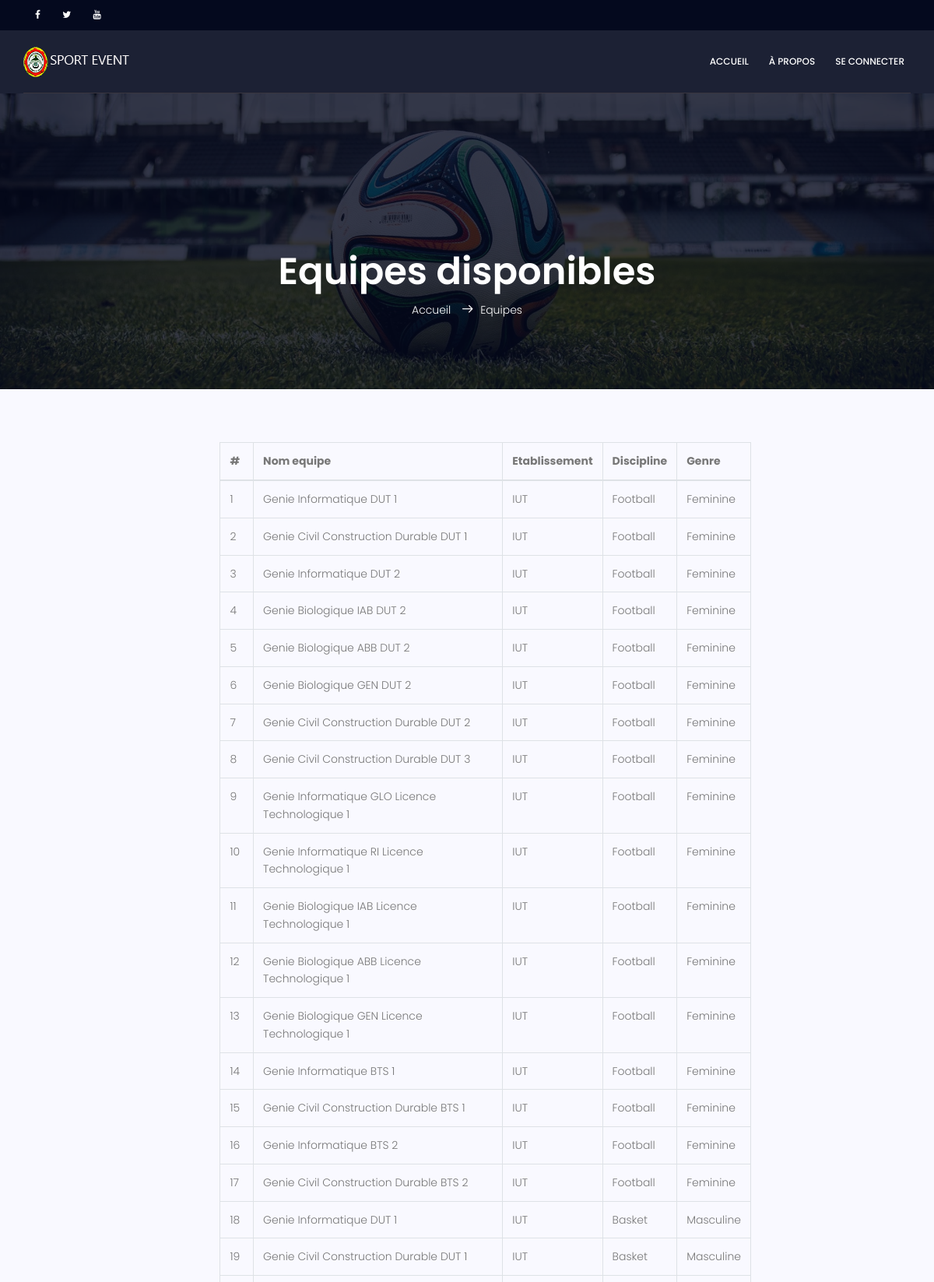
The app's page /index.php/principal/equipe (upper part) with its own data.
### tables this page shows
CREATE TABLE `equipe` (
  `equipe_id` int(11) NOT NULL,
  `parcours_id` int(11) NOT NULL,
  `id_etab` int(11) NOT NULL,
  `nom` varchar(255) NOT NULL,
  `discipline` varchar(255) NOT NULL,
  `genre` varchar(255) NOT NULL,
  `matricule_responsable` varchar(255) NOT NULL
);

CREATE TABLE `etablissement` (
  `id_etablissement` int(11) NOT NULL,
  `nom_etablissement` varchar(255) NOT NULL,
  `sigle` varchar(255) NOT NULL,
  `contact_etablissement` int(11) NOT NULL
);

### application/controllers/Principal.php (called while the page is built, shortened)
<?php
class Principal extends CI_Controller {
   public function __construct()
	{
		$this->load->model('Principal_model');
	}
        public function equipe()
        {
         $data['equipe']=$this->Principal_model->equipe();
           $this->load->view('principal/vue_equipe',$data);
          }
}

### index.php (called while the page is built, shortened)
<?php
require_once BASEPATH.'core/CodeIgniter.php';

### application/models/Principal_model.php (called while the page is built, shortened)
<?php
class Principal_model extends CI_Model {
                 public  function  equipe ()
                 {
                        $this ->db -> join( 'parcours','parcours_id = id_parcours' );
                        $this ->db -> join( 'etablissement','id_nom_etablissement = id_etablissement' );
                        $this ->db -> join( 'cycle','id_cycle = id_cycle_parcours' );
                        $this ->db -> join( 'filiere','id_filiere = id_filiere_parcours' );
                        $this ->db -> join( 'niveau','id_niveau = id_niveau_parcours' );
                        $query  =  $this -> db -> get ( 'equipe' );
                        return  $query -> result_array ();
                 }
         }

### application/views/principal/vue_equipe.php (the view, shortened to what this page needs)
<!DOCTYPE html>
	<html lang="fr" class="no-js">
	<head>
			<link rel="stylesheet" href=<?php echo base_url('assets/css/linearicons.css');?>>
			<link rel="stylesheet" href=<?php echo base_url('assets/css/font-awesome.min.css');?>>
			<link rel="stylesheet" href=<?php echo base_url('assets/css/bootstrap.css');?>>
			<link rel="stylesheet" href=<?php echo base_url('assets/css/magnific-popup.css');?>>
			<link rel="stylesheet" href=<?php echo base_url('assets/css/nice-select.css');?>>
			<link rel="stylesheet" href=<?php echo base_url('assets/css/animate.min.css');?>>
			<link rel="stylesheet" href=<?php echo base_url('assets/css/owl.carousel.css');?>>
			<link rel="stylesheet" href=<?php echo base_url('assets/css/jquery-ui.css');?>>
			<link rel="stylesheet" href=<?php echo base_url('assets/css/main.css');?>>
  <link rel="stylesheet" href=<?php echo base_url('assets/plugins/datatables-bs4/css/dataTables.bootstrap4.min.css');?>>
  <link rel="stylesheet" href=<?php echo base_url('assets/plugins/datatables-responsive/css/responsive.bootstrap4.min.css');?>>
  <link rel="stylesheet" href=<?php echo base_url('assets/plugins/datatables-buttons/css/buttons.bootstrap4.min.css');?>>
		</head>
		<body >
        <header id="header" id="home">
	  		<div class="header-top">
	  			<div class="container">
			  		<div class="row">
			  			<div class="col-lg-6 col-sm-6 col-8 header-top-left no-padding">
						  <ul>
								<li><a href="https://web.facebook.com/univNdere/?_rdc=1&_rdr"><i class="fa fa-facebook"></i></a></li>
								<li><a href="https://twitter.com/search?q=univ-ndere"><i class="fa fa-twitter"></i></a></li>
								<li><a href="https://www.youtube.com/channel/UC6bML7CfxAPfJFVKycMjbxA"><i class="fa fa-youtube"></i></a></li>
			  				</ul>
			  			</div>
			  		</div>
	  			</div>
			</div>
		    <div class="container main-menu">
		    	<div class="row align-items-center justify-content-between d-flex">
			      <div id="logo">
			        <a href="#"><img src="<?php echo base_url('assets\img\logo.png');?>" alt="" title="" /></a>
			      </div>
			      <nav id="nav-menu-container">
			        <ul class="nav-menu">
					<li><a href="<?php echo site_url('principal/index');?>">Accueil</a></li>
					<li><a href="<?php echo site_url('principal/apropos');?>"> à propos </a></li>
					  <?php if(!$this->session->userdata('connexion')):?>
						<li><a href="<?php echo site_url();?>/test/login">se connecter</a></li>
					  <?php endif;?>
			        </ul>
			      </nav>
		    	</div>
		    </div>
		  </header>
			<section class="banner-area relative" id="home"
    style="background: url(<?php echo base_url('/assets/img/banner-bg.jpg');?>) right;
    background-size: cover;">
				<div class="overlay overlay-bg"></div>
				<div class="container">
				<div class="row d-flex align-items-center justify-content-center">
						<div class="about-content col-lg-12">
							<h1 class="text-white">
								Equipes disponibles
							</h1>
							<p class="text-white link-nav"><a href="#">Accueil </a>  <span class="lnr lnr-arrow-right"></span>Equipes</p>
						</div>
				</div>
			</section>
	<section class="post-content-area">
				<div class="container">
					<div class="row">
						<div class="col-lg-10 posts-list">
							<div class="single-post row">
								<div class="col-lg-3  col-md-3 meta-details">
								</div>
								<div class="col-lg-9 col-md-9 ">
<br><br><br>
                                <table id="example1" class="table table-bordered table-hover">
                  <thead>
                  <tr>
                    <th>#</th>
                    <th>Nom equipe</th>
                    <th>Etablissement</th>
                    <th>Discipline</th>
                    <th>Genre</th>
                  </tr>
                  </thead>
                  <tbody>
                  <?php $i= 0; foreach ($equipe as $p ):  ?>
                  <tr>
                    <td><?php $i++; echo $i; ?></td>
                    <td> <?php echo $p['nom']; ?></td>
                    <td><?php echo $p['sigle']; ?></td>
                    <td><?php echo $p['discipline']; ?></td>
                    <td><?php echo $p['genre']; ?></td>
                  </tr>
                  <?php endforeach; ?>
                  </tbody>
                </table>
								</div>
							</div>
						</div>
					</div>
				</div>
			</section>
		</body>
	</html>

### assets/css/main.css (style rules this page uses)
body { color:#777;font-family:"Poppins",sans-serif;font-size:14px;font-weight:300;line-height:1.625em;position:relative }
ol,ul { margin:0;padding:0;list-style:none }
a { -webkit-transition:all 0.3s ease 0s;-moz-transition:all 0.3s ease 0s;-o-transition:all 0.3s ease 0s;transition:all 0.3s ease 0s }
a,a:focus,a:hover { text-decoration:none;outline:0 }
h1,h2,h3,h4,h5,h6 { font-family:"Poppins",sans-serif;color:#222;line-height:1.2em !important;margin-bottom:0;margin-top:0;font-weight:600 }
h1,.h1 { font-size:36px }
td,th { border-radius:0px }
.text-white { color:#fff }
.relative { position:relative }
.overlay { position:absolute;left:0;right:0;top:0;bottom:0 }
.no-padding { padding:0 }
h1 { font-size:36px }
h1,h2,h3,h4,h5,h6 { line-height:1.5em }
.header-top { background:#04091e;font-size:12px;padding:8px }
.header-top a { color:#fff }
.header-top ul li { display:inline-block;margin-left:15px }
.header-top .header-top-left { text-align:left }
.header-top .header-top-left i { -webkit-transition:all 0.3s ease 0s;-moz-transition:all 0.3s ease 0s;-o-transition:all 0.3s ease 0s;transition:all 0.3s ease 0s }
.header-top .header-top-left a { margin-right:10px }
.main-menu { padding-bottom:20px;padding-top:20px;border-bottom:1px solid #39353e }
#header { background-color:rgba(4,9,30,0.9);left:0;top:0;right:0;transition:all 0.5s;z-index:997 }
#header #logo img { padding:0;margin:0 }
.nav-menu,.nav-menu * { margin:0;padding:0;list-style:none }
.nav-menu li { position:relative;white-space:nowrap }
.nav-menu>li { float:left }
.nav-menu a { padding:0 8px 0px 8px;text-decoration:none;display:inline-block;color:#fff;font-weight:500;font-size:12px;text-transform:uppercase;outline:none }
.nav-menu>li { margin-left:10px }
.banner-area { background:url(../img/banner-bg.jpg) right;background-size:cover }
.banner-area .overlay-bg { background-color:rgba(4,9,30,0.8) }
.link-nav { margin-top:10px;margin-bottom:0px }
.about-content { margin-top:110px;padding:90px 0px;text-align:center }
.about-content h1 { font-size:48px;font-weight:600 }
.about-content a { color:#fff;font-weight:300;font-size:14px }
.about-content .lnr { margin:0px 10px;font-weight:600 }
.post-content-area { background-color:#f9f9ff }
.post-content-area .single-post { margin-bottom:50px }
.post-content-area .single-post .meta-details { text-align:right;margin-top:35px }

### records on screen
equipe: nom "Genie Informatique DUT 1", etablissement.sigle "IUT", discipline "Football", genre "Feminine"
equipe: nom "Genie Civil Construction Durable DUT 1", etablissement.sigle "IUT", discipline "Football", genre "Feminine"
equipe: nom "Genie Informatique DUT 2", etablissement.sigle "IUT", discipline "Football", genre "Feminine"
equipe: nom "Genie Biologique IAB DUT 2", etablissement.sigle "IUT", discipline "Football", genre "Feminine"
equipe: nom "Genie Biologique ABB DUT 2", etablissement.sigle "IUT", discipline "Football", genre "Feminine"
equipe: nom "Genie Biologique GEN DUT 2", etablissement.sigle "IUT", discipline "Football", genre "Feminine"
equipe: nom "Genie Civil Construction Durable DUT 2", etablissement.sigle "IUT", discipline "Football", genre "Feminine"
equipe: nom "Genie Civil Construction Durable DUT 3", etablissement.sigle "IUT", discipline "Football", genre "Feminine"
equipe: nom "Genie Informatique GLO Licence Technologique 1", etablissement.sigle "IUT", discipline "Football", genre "Feminine"
equipe: nom "Genie Informatique RI Licence Technologique 1", etablissement.sigle "IUT", discipline "Football", genre "Feminine"
equipe: nom "Genie Biologique IAB Licence Technologique 1", etablissement.sigle "IUT", discipline "Football", genre "Feminine"
equipe: nom "Genie Biologique ABB Licence Technologique 1", etablissement.sigle "IUT", discipline "Football", genre "Feminine"
equipe: nom "Genie Biologique GEN Licence Technologique 1", etablissement.sigle "IUT", discipline "Football", genre "Feminine"
equipe: nom "Genie Informatique BTS 1", etablissement.sigle "IUT", discipline "Football", genre "Feminine"
equipe: nom "Genie Civil Construction Durable BTS 1", etablissement.sigle "IUT", discipline "Football", genre "Feminine"
equipe: nom "Genie Informatique BTS 2", etablissement.sigle "IUT", discipline "Football", genre "Feminine"
equipe: nom "Genie Civil Construction Durable BTS 2", etablissement.sigle "IUT", discipline "Football", genre "Feminine"
equipe: nom "Genie Informatique DUT 1", etablissement.sigle "IUT", discipline "Basket", genre "Masculine"
equipe: nom "Genie Civil Construction Durable DUT 1", etablissement.sigle "IUT", discipline "Basket", genre "Masculine"
